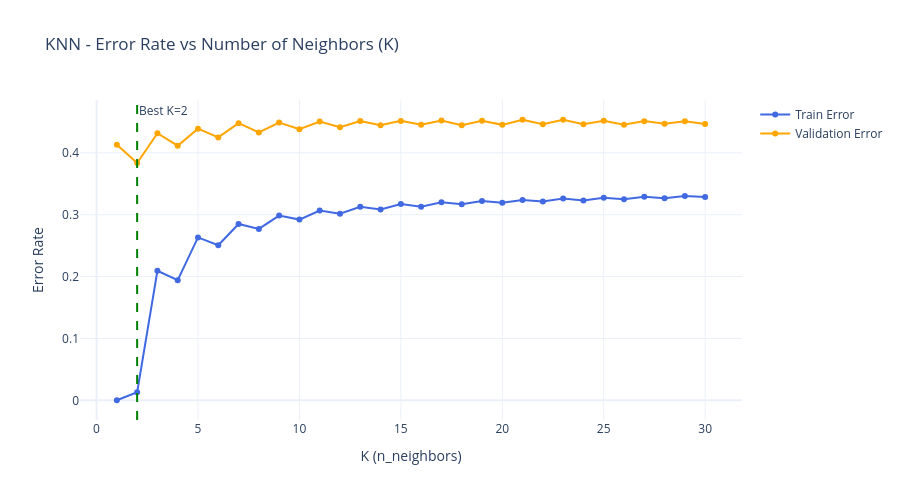

Source (notebook cell):
### Markdown cell above
## **K-Nearest Neighbors (KNN)**

### Code cell
k_range = range(1, 31)
train_errors = []
val_errors = []

for k in k_range:
    knn = KNeighborsClassifier(n_neighbors=k)
    knn.fit(X_train_scaled, y_train)
    train_errors.append(1 - knn.score(X_train_scaled, y_train))
    val_errors.append(1 - knn.score(X_val_scaled, y_val))
    print(f"K={k:<3}  Train Error: {train_errors[-1]:.4f}  Val Error: {val_errors[-1]:.4f}")

fig = go.Figure()
fig.add_trace(go.Scatter(
    x=list(k_range), y=train_errors,
    mode='lines+markers', name='Train Error',
    line=dict(color='royalblue')
))
fig.add_trace(go.Scatter(
    x=list(k_range), y=val_errors,
    mode='lines+markers', name='Validation Error',
    line=dict(color='orange')
))

# Get the best K based on validation error
best_k = val_errors.index(min(val_errors)) + 1
fig.add_vline(x=best_k, line_dash='dash', line_color='green',
              annotation_text=f'Best K={best_k}', annotation_position='top right')

fig.update_layout(
    title='KNN - Error Rate vs Number of Neighbors (K)',
    xaxis_title='K (n_neighbors)',
    yaxis_title='Error Rate',
    template='plotly_white',
    height=500
)
fig.show()

print(f"Best K by lowest validation error: K = {best_k}")
print(f"Train error: {train_errors[best_k - 1]:.4f}")
print(f"Validation error: {val_errors[best_k - 1]:.4f}")

### Figure 1 — Plotly figure (JSON) as saved in the notebook; plotly's stock layout.template omitted (floating-point values rounded to 4 significant figures)
{"data": [{"line": {"color": "royalblue"}, "mode": "lines+markers", "name": "Train Error", "type": "scatter", "x": [1, 2, 3, 4, 5, 6, 7, 8, 9, 10, 11, 12, 13, 14, 15, 16, 17, 18, 19, 20, 21, 22, 23, 24, 25, 26, 27, 28, 29, 30], "y": [0.000196, 0.01323, 0.2095, 0.1943, 0.2633, 0.2506, 0.2851, 0.2771, 0.2986, 0.2921, 0.3067, 0.3015, 0.3129, 0.3085, 0.3171, 0.313, 0.3201, 0.3167, 0.3222, 0.3192, 0.3236, 0.3214, 0.3262, 0.323, 0.3273, 0.3252, 0.3291, 0.3266, 0.3301, 0.3285]}, {"line": {"color": "orange"}, "mode": "lines+markers", "name": "Validation Error", "type": "scatter", "x": [1, 2, 3, 4, 5, 6, 7, 8, 9, 10, 11, 12, 13, 14, 15, 16, 17, 18, 19, 20, 21, 22, 23, 24, 25, 26, 27, 28, 29, 30], "y": [0.413, 0.3834, 0.4316, 0.4116, 0.439, 0.4249, 0.448, 0.4329, 0.449, 0.4381, 0.4507, 0.4415, 0.4514, 0.4447, 0.4516, 0.4452, 0.4521, 0.4445, 0.4519, 0.4452, 0.4534, 0.446, 0.4533, 0.4462, 0.4519, 0.4453, 0.4512, 0.4468, 0.451, 0.4465]}], "layout": {"annotations": [{"showarrow": false, "text": "Best K=2", "x": 2, "xanchor": "left", "xref": "x", "y": 1, "yanchor": "top", "yref": "y domain"}], "height": 500, "shapes": [{"line": {"color": "green", "dash": "dash"}, "type": "line", "x0": 2, "x1": 2, "xref": "x", "y0": 0, "y1": 1, "yref": "y domain"}], "title": {"text": "KNN - Error Rate vs Number of Neighbors (K)"}, "xaxis": {"title": {"text": "K (n_neighbors)"}}, "yaxis": {"title": {"text": "Error Rate"}}}}
